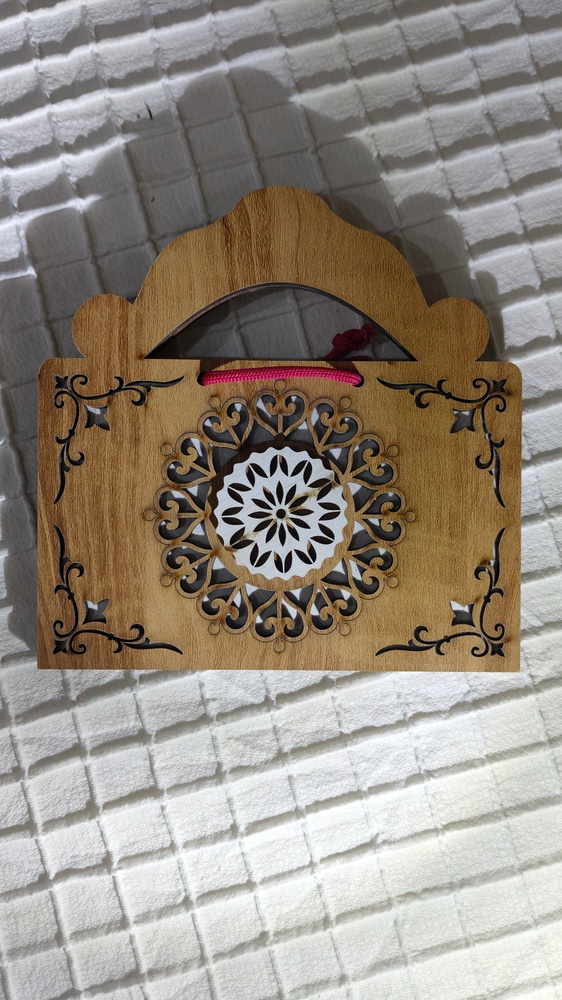
#> input picture dataset/raw/1000012535 - Copy.jpg, 562 x 1000 px, shrunk from 2304 x 4096 before the run
$ python -i noise_detector.py   (imports and definitions only)
#> lines starting #> are read from the running program, lines starting #| are printed output that depends on the picture
"""
Noise Detector

Detects image noise using local variance analysis.

Returns:
{
    "noise_score": float,
    "label": str,
    "is_noisy": bool
}
"""

from pathlib import Path

import cv2
import numpy as np
from PIL import Image


class NoiseDetector:
    """
    Detect image noise.

    Categories:

        < 5      Very Clean

        5-15     Low Noise

        15-30    Moderate Noise

        >30      High Noise
    """

    def __init__(self):

        self.low_noise = 5

        self.medium_noise = 15

        self.high_noise = 30

    # --------------------------------------------------

    def _load_image(self, image):

        if isinstance(image, (str, Path)):

            image = Image.open(image).convert("RGB")
            image = np.array(image)
            gray = cv2.cvtColor(image, cv2.COLOR_RGB2GRAY)

        else:

            # Already a numpy array from cv2.imread (BGR)
            image = np.array(image)
            gray = cv2.cvtColor(image, cv2.COLOR_BGR2GRAY)
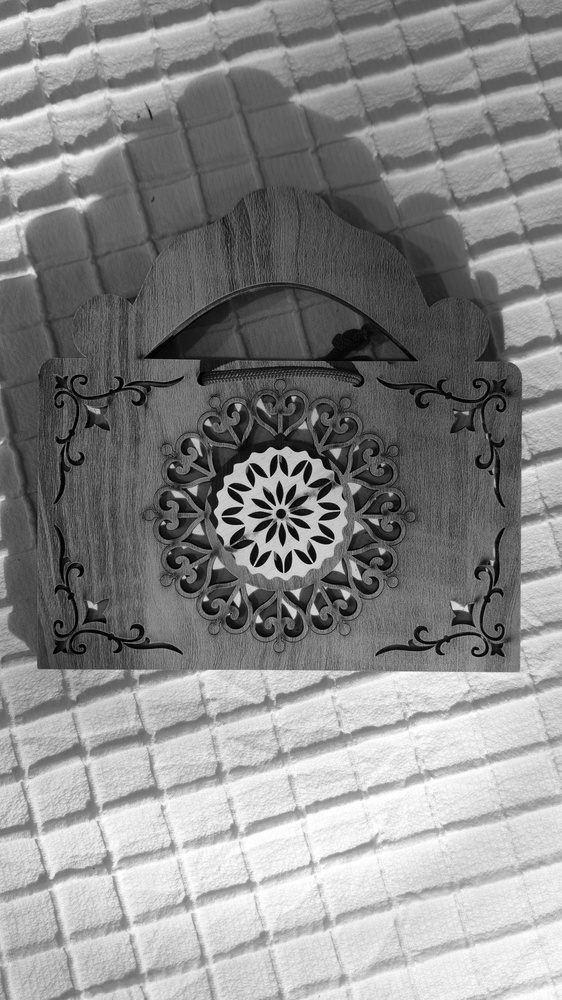
#> gray: shape (1000, 562); min 0, max 255, mean 138

        return gray

    # --------------------------------------------------

    def detect(self, image):

        gray = self._load_image(image)

        # Median filter removes most noise while
        # preserving edges.
        median = cv2.medianBlur(gray, 3)

        # Difference between original and filtered image
        difference = cv2.absdiff(gray, median)
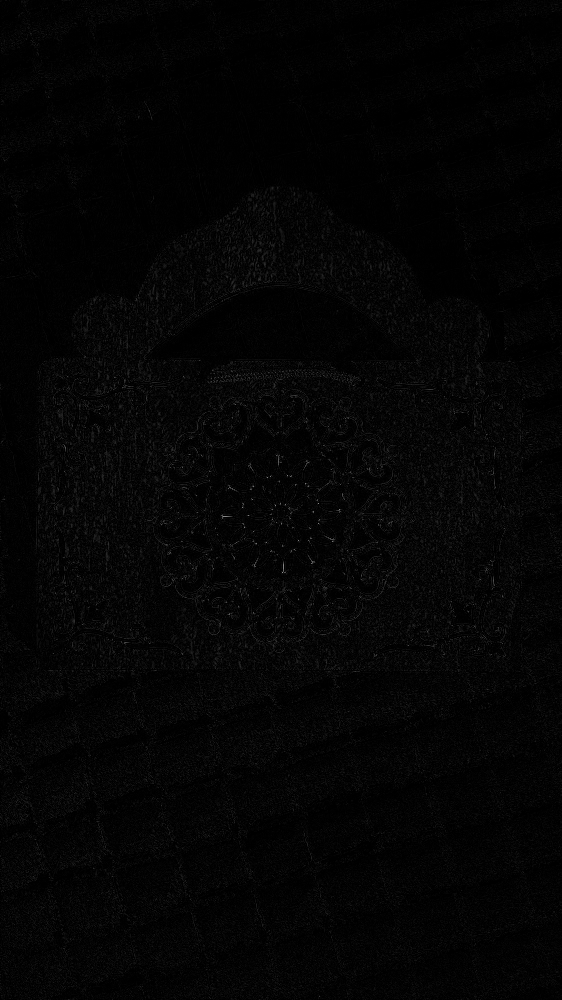
#> difference: shape (1000, 562); min 0, max 149, mean 4.2

        noise_score = float(np.std(difference))
#> noise_score = 5.88

        if noise_score < self.low_noise:

            label = "very_clean"

            is_noisy = False

        elif noise_score < self.medium_noise:

            label = "low_noise"

            is_noisy = False

        elif noise_score < self.high_noise:

            label = "moderate_noise"

            is_noisy = True

        else:

            label = "high_noise"

            is_noisy = True

        return {

            "noise_score": round(
                noise_score,
                2
            ),

            "label": label,

            "is_noisy": is_noisy

        }

    # [10 lines of commented-out code are left out]


noise_detector = NoiseDetector()

>>> import cv2
>>> picture = cv2.cvtColor(cv2.imread('../dataset/raw/1000012535 - Copy.jpg'), cv2.COLOR_BGR2RGB)
>>> result = NoiseDetector().detect(picture)
#> result = {'noise_score': 5.88, 'label': 'low_noise', 'is_noisy': False}
